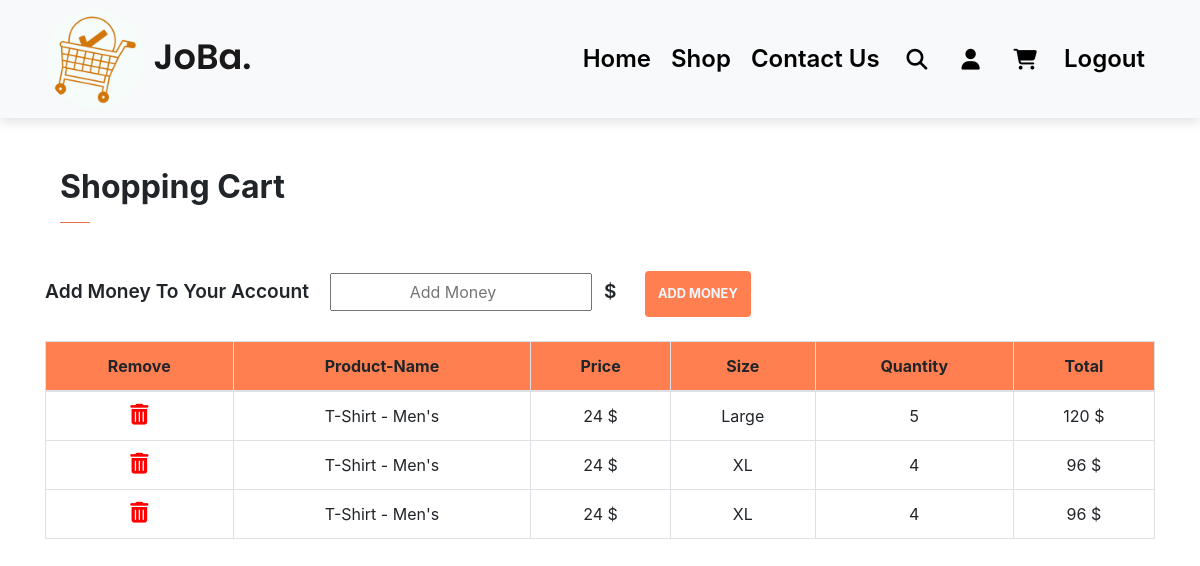
/cart (signed in), run on an earlier commit of the app's database.
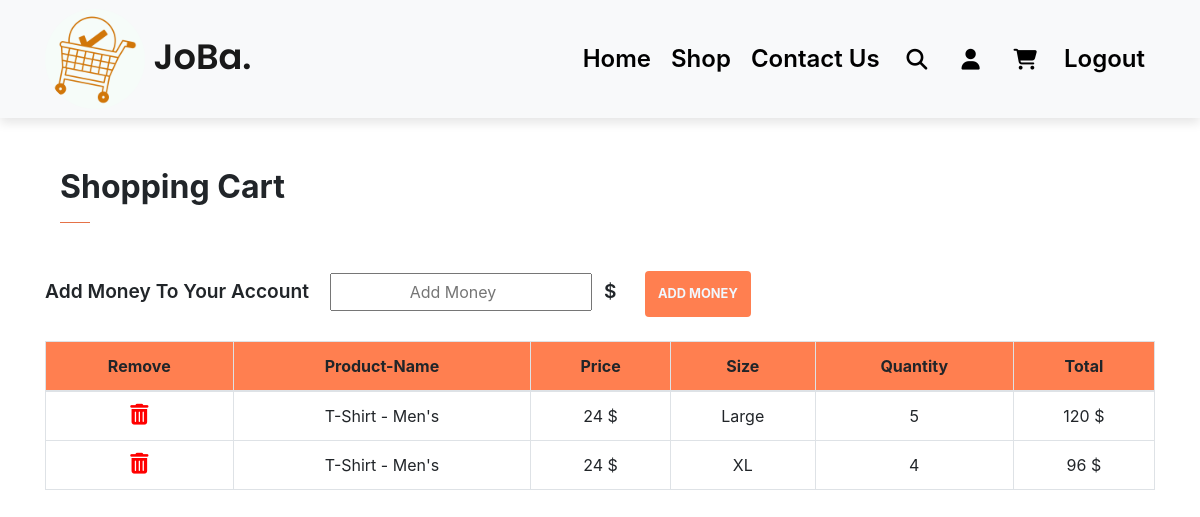
And on a later commit of the database.
### JoBa/models.py (models this page shows)
class Product(db.Model):
    id = db.Column(db.Integer, primary_key=True)
    date = db.Column(db.DateTime(timezone= True), default=func.now())
    product_name = db.Column(db.String(1000))
    product_price = db.Column(db.Integer)
    size = db.Column(db.String(1000))
    quantity = db.Column(db.Integer)
    user_id = db.Column(db.Integer, db.ForeignKey('user.id'))

### JoBa/views.py (the view, shortened to what this page needs)
@views.route("/cart", methods=["GET", "POST"])
@login_required
def cart():
    if request.method == "GET":
        return render_template("cart.html", title="JoBa-Cart", user=current_user)

### JoBa/__init__.py (called while the page is built)
def create_app():
    app = Flask(__name__)
    app.config["SECRET_KEY"] = "yousefsoftware2002engineer98"  # Use to secret you login session and your website date
    app.config["SQLALCHEMY_DATABASE_URI"] = f"sqlite:///{DB_Name}"
    db.init_app(app)
    from .views import views
    from .auth import auth
    app.register_blueprint(views, url_prefix="/")
    app.register_blueprint(auth, url_prefix="/")
    from .models import User, Product
    with app.app_context():
        db.create_all()
    login_manager = LoginManager()
    login_manager.login_view = "auth.login"
    login_manager.init_app(app)
    @login_manager.user_loader
    def load_user(id):
        return User.query.get(int(id))
    return app

### JoBa/templates/cart.html (shortened to what this page needs)
<!DOCTYPE html>
<html lang="en">
<head>
    <link rel="stylesheet" href="{{ url_for('static', filename='css/style.css')}}">
    <link rel="stylesheet" href="https://cdnjs.cloudflare.com/ajax/libs/font-awesome/6.2.0/css/all.min.css">
    <link rel="stylesheet" href="https://cdn.jsdelivr.net/npm/bootstrap@4.6.2/dist/css/bootstrap.min.css">    <link rel="stylesheet" href="https://cdnjs.cloudflare.com/ajax/libs/font-awesome/6.2.0/css/all.min.css">
</head>
<body>
  <nav class="navbar navbar-expand-lg navbar-light bg-light py-1 fixed-top">
    <div class="container">
      <a class="navbar-brand" href="/">
        <img src="static/images/logo/white.png" alt="logo" class="nav-logo">
        JoBa.
      </a>
      <div class="collapse navbar-collapse" id="navbarSupportedContent">
        <ul class="navbar-nav ml-auto">
          {% if user.is_authenticated %}
              <li class="nav-item">
                <a class="nav-link" href="/">Home</a>
              </li>
              <li class="nav-item">
                <a class="nav-link" href="shop1">Shop</a>
              </li>
              <li class="nav-item">
                <a class="nav-link" href="contact_us">Contact Us</a>
              </li>
              <li class="nav-item">
                <a class="nav-link"><i class="fa-solid fa-magnifying-glass"></i></a>
              </li>
              <li class="nav-item">
                <a class="nav-link" href="profile"><i class="fa-solid fa-user"></i></a>
              </li>
              <li class="nav-item">
                <a class="nav-link" href="cart"><i class="fa-solid fa-cart-shopping"></i></a>
              </li>
              <li class="nav-item">
                <a class="nav-link" href="logout">Logout</a>
              </li>
            {% endif %}
        </ul>
      </div>
    </div>
  </nav>
  <div class="container ">
        <div class="container pt-5">
        <h2 class="font-weight-bold">Shopping Cart</h2>
        <hr>
        </div>
        <form method="POST" class="money-form mt-5 mb-4">
            <div class="form-group">
                <label class="form-label money-label" for="money">Add Money To Your Account</label>
                <input name="money" type="number" id="money" placeholder="Add Money" class="money-input ml-3"></input>
                <label class="form-label money-label mx-2" for="Dollar">$</label>
                <button class="money-btn btn ml-3">Add Money</button>
            </div>
        </form>
        <table class="table table-bordered" style="text-align: center;">
            <thead>
              <tr style="background-color:coral;">
                <th scope="col">Remove</th>
                <th scope="col">Product-Name</th>
                <th scope="col">Price</th>
                <th scope="col">Size</th>
                <th scope="col">Quantity</th>
                <th scope="col">Total</th>
              </tr>
            </thead>
            <tbody>
              {% for product in user.products %}
                <tr>
                  <th scope="row" onclick="deleteProduct({{ product.id }})"><i class="fa-solid fa-trash-can" style="font-size:1.3rem;"></i></th>
                  <td>{{ product.product_name}}</td>
                  <td>{{ product.product_price}} $</td>
                  <td>{{ product.size}}</td>
                  <td>{{ product.quantity}}</td>
                  <td>{{ product.quantity *  product.product_price }} $</td>
                </tr>
              {% endfor %}
            </tbody>
          </table>
 </div>
</body>
</html>

What changed in the data, as far as the page shows it:
removed Product: product_name "T-Shirt - Men's", product_price "24", size "XL", quantity "4", product.quantity*product.product_price "96"
